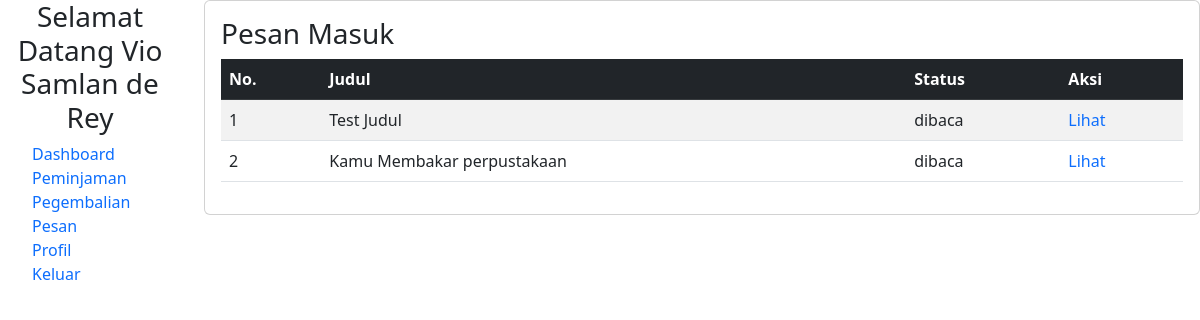
Page /user/pesan.php (signed in) on the committed database.
### tables this page shows
CREATE TABLE `user` (
  `id` int(11) NOT NULL,
  `kode` varchar(100) NOT NULL,
  `nis` char(50) DEFAULT NULL,
  `fullname` varchar(50) NOT NULL,
  `username` varchar(100) NOT NULL,
  `password` text NOT NULL,
  `kelas` varchar(50) DEFAULT NULL,
  `alamat` text DEFAULT NULL,
  `verif` varchar(100) NOT NULL DEFAULT 'akun terverifikasi',
  `role` enum('admin','user') NOT NULL,
  `foto` text DEFAULT NULL,
  `join_date` datetime NOT NULL,
  `terakhir_login` datetime NOT NULL
);

CREATE TABLE `pesan` (
  `id` int(11) NOT NULL,
  `id_penerima` int(11) NOT NULL,
  `id_pengirim` int(11) NOT NULL,
  `judul` varchar(100) NOT NULL,
  `isi` text NOT NULL,
  `status` enum('terkirim','dibaca') NOT NULL,
  `tanggal_kirim` datetime NOT NULL
);

### class/Database.php (called while the page is built, shortened)
<?php
class Database{
    private $server = "localhost";
    private $username = "root";
    private $password = "";
    private $database = "db_perpus";
    public function __construct(){
        $this->db = mysqli_connect($this->server, $this->username, $this->password, $this->database);
    }
}
?>

### class/User.php (called while the page is built, shortened)
<?php
include_once("Database.php");
class User extends Database
{
    public function find($id)
    {
        $sql = "SELECT * from user where id='$id'";
        return $this->db->query($sql)->fetch_assoc();
    }
}

### class/Pesan.php (called while the page is built, shortened)
<?php
include_once("Database.php");
class Pesan extends Database
{
    public function findByUserId($id)
    {
        $sql = "SELECT * FROM pesan  WHERE id_penerima = '$id'";
        return $this->db->query($sql)->fetch_all(MYSQLI_ASSOC);
    }
}

### user/pesan.php (the view, shortened to what this page needs)
<?php
include_once("../class/Pesan.php");
include_once("../class/User.php");
$pesan = new Pesan;
$data_pesan = $pesan->findByUserId($_SESSION["id"]);
$user = new User;
$data_user = $user->find($_SESSION["id"]);
?>
<!DOCTYPE html>
<html lang="en">
<head>
    <link rel="stylesheet" href="../assets/css/style.css" type="text/css">
    <?php include("../partials/t_script_js.php") ?>
</head>
<body>
    <div class="row">
        <div class="col-2">
            <?php include("../partials/sidebar_user.php") ?>
        </div>
        <div class="col">
            <div class="card">
                <div class="card-body">
                    <div class="table">
                        <h3>Pesan Masuk</h3>
                        <table class="table table-striped" id="jquery-tab">
                            <thead>
                                <tr class="table-dark">
                                    <th>No.</th>
                                    <th>Judul</th>
                                    <th>Status</th>
                                    <th>Aksi</th>
                                </tr>
                            </thead>
                            <tbody>
                                <?php
                                foreach ($data_pesan as $key => $p) :
                                ?>
                                    <tr>
                                        <td><?= $key + 1 ?></td>
                                        <td><?= $p["judul"] ?></td>
                                        <td><?= $p["status"] ?></td>
                                        <td>
                                            <a href="baca.php?id=<?= $p["id"] ?>">Lihat</a>
                                        </td>
                                    </tr>
                                <?php endforeach ?>
                            </tbody>
                        </table>
                    </div>
                </div>
            </div>
        </div>
    </div>
</body>
</html>

### partials/sidebar_user.php
<div class="sidebar">
    <h3 class="text-center">Selamat Datang <?= $data_user["fullname"] ?></h3>
    <ul>
        <li><a href="http://localhost/perpus/user/index.php">Dashboard</a></li>
        <li><a href="http://localhost/perpus/user/peminjaman.php">Peminjaman</a></li>
        <li><a href="http://localhost/perpus/user/pengembalian.php">Pegembalian</a></li>
        <li><a href="http://localhost/perpus/user/pesan.php">Pesan</a></li>
        <li><a href="http://localhost/perpus/user/profil.php">Profil</a></li>
        <li><a href="../logout.php">Keluar</a></li>
    </ul>
</div>

### assets/css/style.css (style rules this page uses)
* { text-decoration: none !important; list-style: none !important; }

### rows in the picture
user: fullname "Vio Samlan de Rey"
pesan: judul "Test Judul", status "dibaca"
pesan: judul "Kamu Membakar perpustakaan", status "dibaca"
